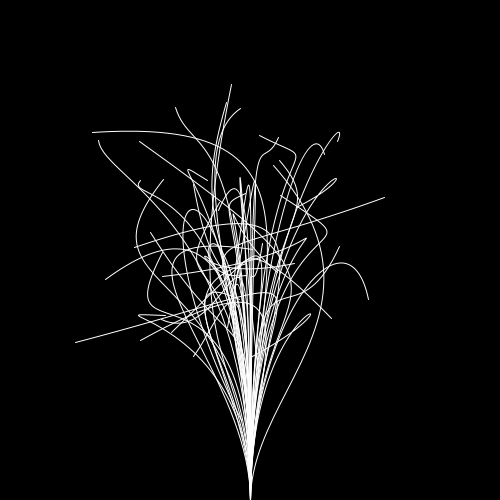
Frame 1 (no input)
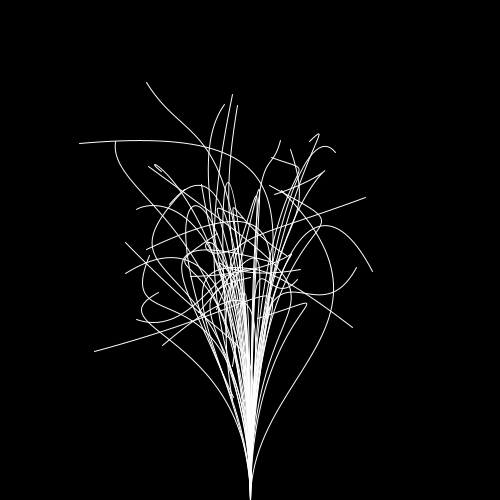
Frame 60 (the mouse pressed at the canvas centre just before this capture)
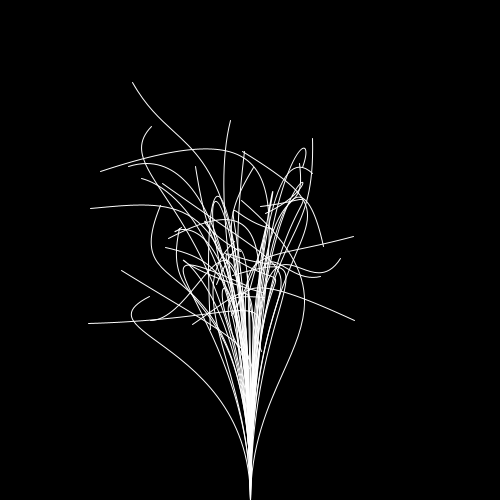
Frame 120 (the mouse held since frame 60 and released just before this capture)

The Processing sketch that drew these frames (run headless with seeded random() and noise(); from frame 60 on, the mouse is pressed at the canvas centre):

// Processing sketch: processing_64427
// ── processing_64427.pde

int i=0;

void setup() {
  size(500, 500);
  smooth();
  background(0);

  noFill();

  stroke(255);
}

void draw() {
    background(0);
    float f=frameCount/550.0;

  for (int i=0; i<50; i++) {
    bezier(
    width/2, height, 
    width/2, noise(1,i,f)*height, 
    noise(2,i,f)*height, noise(4,i,f)*height, 
    noise(3,i,f)*width, noise(5,i,f)*height
    );
  }
}
